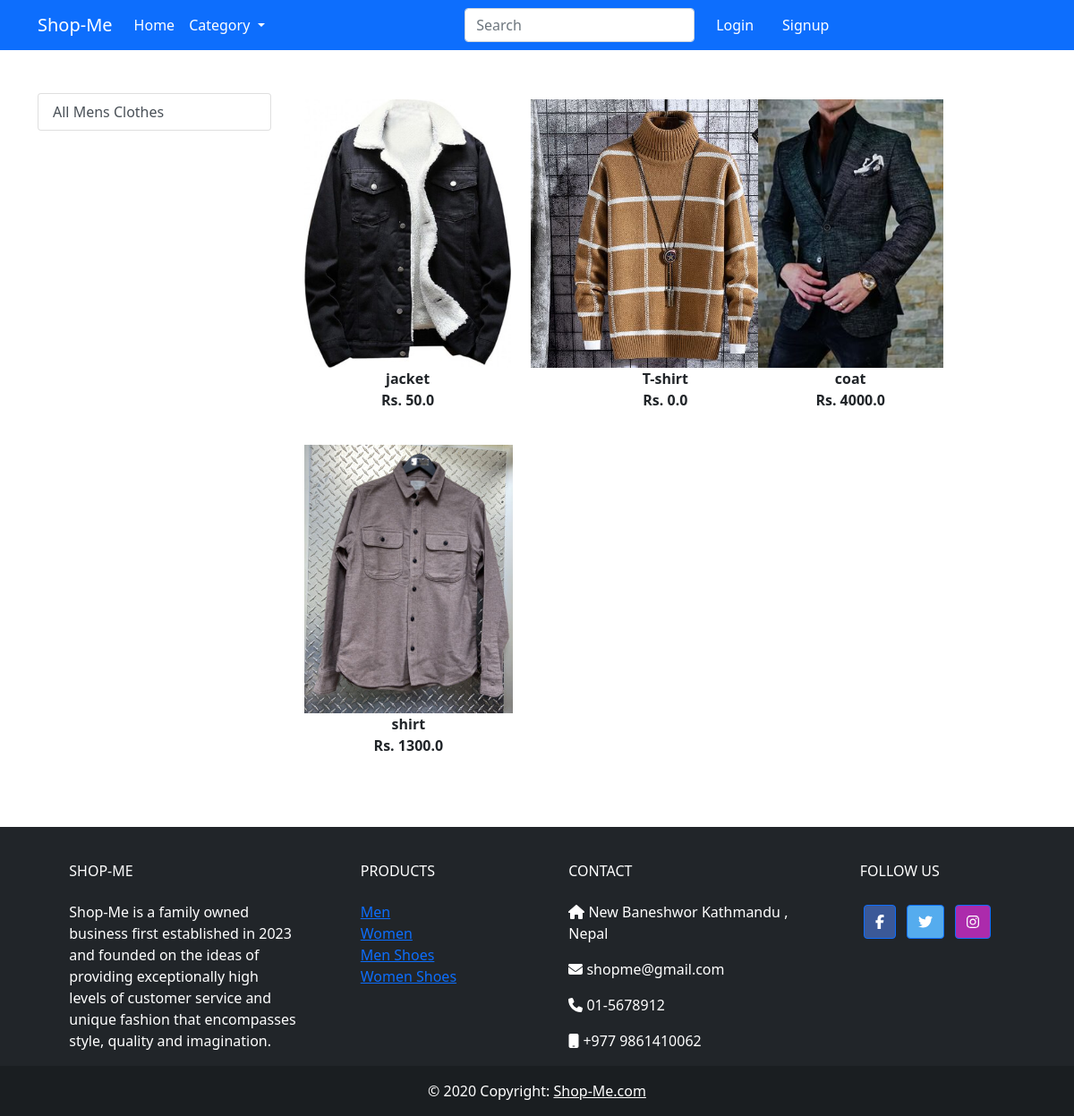
The app's page /men/ with its own data.
### app/models.py (models this page shows, shortened)
class Product(models.Model):
    title= models.CharField(max_length=200)
    selling_price = models.FloatField()
    discounted_price= models.FloatField()
    description = models.TextField()
    brand= models.CharField(max_length=200)
    category = models.CharField(choices= CATEGORY_CHOICES, max_length=2)
    product_image = models.ImageField(upload_to= 'productimage')

### app/views.py (the view)
# urls.py: path('men/',views.men,name='men'),
def men(request, data=None):
    if data == None:
        men = Product.objects.filter(category="M")
    return render(request, "app/men.html", {"men": men})

### app/templates/app/men.html (shortened to what this page needs)
{% extends 'app/base.html' %}
{% load static %}
{% block main-content %}
<div class="container my-5">
    <div class="row">
        <div class="col-sm-3">
            <div class="list-group">
                <a href="{% url 'men' %}" class="list-group-item list-group-item-action" aria-current="true">All
                    Mens Clothes</a>
            </div>
        </div>
            <div class=" col-sm-8">
                    <div class="row">
                        {% for product in men %}
                        <div class="col-sm-4 text-center mb-4">
                            <a href="{% url 'product-detail' product.id %}" class="btn">
                                <div class="item">
                                    <img src="{{product.product_image.url}}" alt="" height="300" class="">
                                    <div class="fw-bold">{{product.title}}</div>
                                    <div class="fw-bold">Rs. {{product.discounted_price}}
                                    </div>
                                </div>
                            </a>
                        </div>
                        {% endfor %}
                    </div>
            </div>
        </div>
    </div>
{% endblock main-content %}

### records on screen
Product: product_image (picture), title "jacket", discounted_price "50.0"
Product: product_image (picture), title "T-shirt", discounted_price "0.0"
Product: product_image (picture), title "coat", discounted_price "4000.0"
Product: product_image (picture), title "shirt", discounted_price "1300.0"
